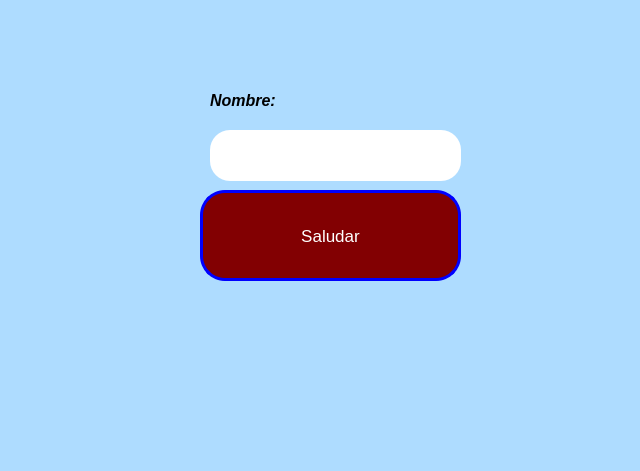
<?xml version="1.0" encoding="UTF-8"?>
<ui version="4.0">
 <class>MainWindow</class>
 <widget class="QMainWindow" name="MainWindow">
  <property name="geometry">
   <rect>
    <x>0</x>
    <y>0</y>
    <width>640</width>
    <height>471</height>
   </rect>
  </property>
  <property name="windowTitle">
   <string>MainWindow</string>
  </property>
  <property name="styleSheet">
   <string notr="true">background-color: rgb(174, 220, 255);</string>
  </property>
  <widget class="QWidget" name="centralwidget">
   <widget class="QPushButton" name="btn_saludar">
    <property name="geometry">
     <rect>
      <x>200</x>
      <y>190</y>
      <width>261</width>
      <height>91</height>
     </rect>
    </property>
    <property name="font">
     <font>
      <pointsize>13</pointsize>
      <weight>50</weight>
      <bold>false</bold>
     </font>
    </property>
    <property name="styleSheet">
     <string notr="true">background-color: rgb(130, 0, 2);
color: rgb(255, 255, 255);
border-radius:25px;
border: 3px solid blue;</string>
    </property>
    <property name="text">
     <string>Saludar</string>
    </property>
   </widget>
   <widget class="QLineEdit" name="txt_nombre">
    <property name="geometry">
     <rect>
      <x>210</x>
      <y>130</y>
      <width>251</width>
      <height>51</height>
     </rect>
    </property>
    <property name="styleSheet">
     <string notr="true">background-color: rgb(255, 255, 255);
border-radius:20px;
</string>
    </property>
   </widget>
   <widget class="QLabel" name="label">
    <property name="geometry">
     <rect>
      <x>210</x>
      <y>90</y>
      <width>151</width>
      <height>21</height>
     </rect>
    </property>
    <property name="text">
     <string>&lt;html&gt;&lt;head/&gt;&lt;body&gt;&lt;p&gt;&lt;span style=&quot; font-size:12pt; font-weight:600; font-style:italic;&quot;&gt;Nombre:&lt;/span&gt;&lt;/p&gt;&lt;/body&gt;&lt;/html&gt;</string>
    </property>
   </widget>
  </widget>
  <widget class="QMenuBar" name="menubar">
   <property name="geometry">
    <rect>
     <x>0</x>
     <y>0</y>
     <width>640</width>
     <height>26</height>
    </rect>
   </property>
  </widget>
  <widget class="QStatusBar" name="statusbar"/>
 </widget>
 <resources/>
 <connections/>
</ui>
